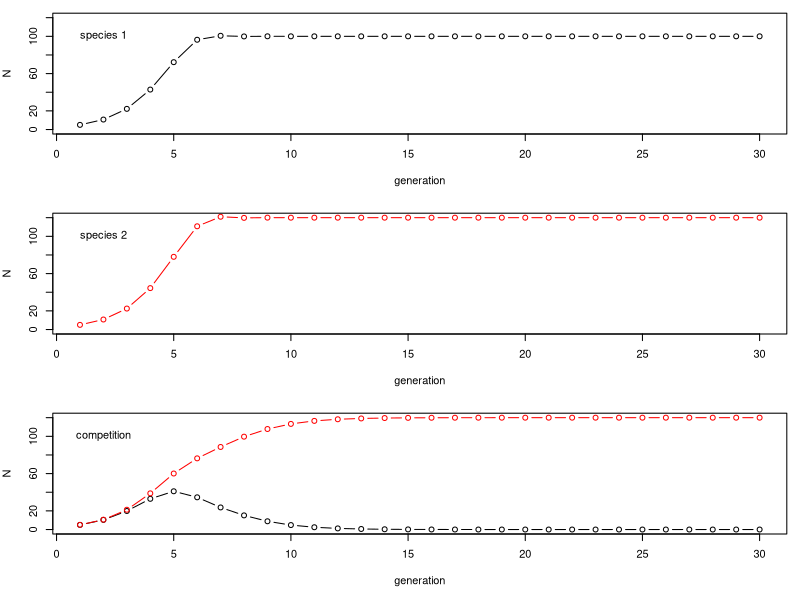

R code for this plot:
## ---- chunk 1
LV<-function(a12, a21){
  num_gen<-30
  generation<-1:num_gen
  N1<-rep(0,num_gen)
  N2<-rep(0,num_gen)
  N1[1]<-5
  N2[1]<-5
  K1<-100
  K2<-120
  growth.rate1<-1.2
  growth.rate2<-1.2
  for (t in 1:(num_gen-1)){
    N1[t+1]=N1[t]+(growth.rate1*N1[t]*((K1-N1[t]-(a12*N2[t]))/K1))
    N2[t+1]=N2[t]+(growth.rate2*N2[t]*((K2-N2[t]-(a21*N1[t]))/K2))
  }
  if(a12==0 & a21!=0)
    {plot(N1~generation, ylim=c(0,120), type='b', ylab="N")
    lines(N2~generation, type='n')
    } 
  if(a12!=0 & a21==0) 
    {plot(N2~generation, ylim=c(0,120), type='b', ylab="N", col="red")
      lines(N1~generation, type='n')
    }
  if(a12!=0 & a21!=0)
    {plot(N1~generation, ylim=c(0,120), type='b', ylab="N")
    lines(N2~generation, type='b', col="red")}
  }
## ---- chunk 2
par(mar=c(5,4,1,1), mfrow=c(3,1))

LV(0,0.8)
text(2,100, "species 1")

LV(1.2,0)
text(2,100, "species 2")

LV(1.2,0.8)
text(2,100, "competition")
